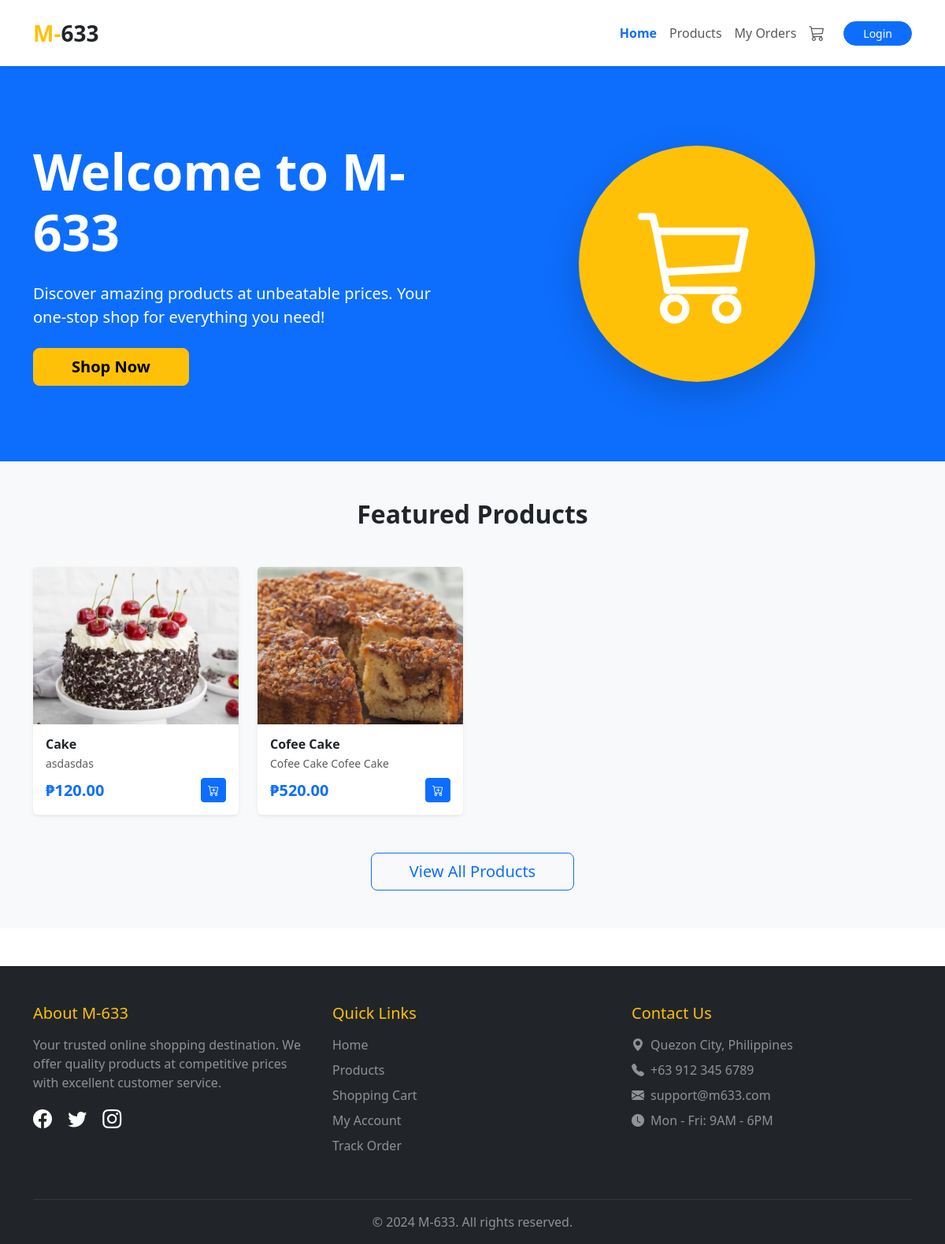
/customer/index.php, run on the app's committed database.
### tables this page shows
CREATE TABLE `products` (
  `id` int(11) NOT NULL,
  `images` text NOT NULL,
  `name` text NOT NULL,
  `description` text NOT NULL,
  `price` decimal(10,2) NOT NULL,
  `quantity` int(11) NOT NULL DEFAULT current_timestamp(),
  `selling` int(11) NOT NULL,
  `timestamp` timestamp NOT NULL DEFAULT current_timestamp() ON UPDATE current_timestamp()
);

### config/config.php (called while the page is built, shortened)
<?php
class Connection{
	private $servername = "localhost";
	private $username = "root";
	private $password = "";
	private $dbname = "m633";
	public function conn(){
		try {
		$this->dsn = "mysql:host=".$this->servername.";dbname=".$this->dbname;
		$this->pdo = new PDO($this->dsn, $this->username, $this->password);
		$this->pdo->setAttribute(PDO::ATTR_ERRMODE, PDO::ERRMODE_EXCEPTION);
		$this->pdo->setAttribute(PDO::ATTR_DEFAULT_FETCH_MODE, PDO::FETCH_ASSOC);
		$this->pdo->exec("SET time_zone = '+08:00'");
		return $this->pdo;
		} catch (Exception $e) {
			echo 'error'. $e->getmessage();
		}
	}
}
?>

### customer/index.php (the view, shortened to what this page needs)
<?php
  include '../config/config.php';
  class data extends Connection{
    public function managedata(){
?>
<!DOCTYPE html>
<html lang="en">
<?php include '../includes/header.php'; ?>
<body>
    <?php include 'navbar.php'; ?>
    <div class="bg-primary text-white py-5">
        <div class="container py-5">
            <div class="row align-items-center">
                <div class="col-lg-6 mb-4 mb-lg-0">
                    <h1 class="display-3 fw-bold mb-4">Welcome to M-633</h1>
                    <p class="lead mb-4">Discover amazing products at unbeatable prices. Your one-stop shop for everything you need!</p>
                    <a href="products.php" class="btn btn-warning btn-lg px-5 fw-semibold">Shop Now</a>
                </div>
                <div class="col-lg-6 text-center">
                    <div class="bg-warning rounded-circle d-inline-flex align-items-center justify-content-center shadow-lg" style="width: 300px; height: 300px;">
                        <i class="bi bi-cart3 text-white" style="font-size: 150px;"></i>
                    </div>
                </div>
            </div>
        </div>
    </div>
    <div class="bg-light py-5">
        <div class="container">
            <h2 class="text-center fw-bold mb-5">Featured Products</h2>
            <div class="row g-4">
                <?php
                $sql = "SELECT * FROM products WHERE quantity > 0 LIMIT 8";
                $stmt = $this->conn()->query($sql);
                while ($row = $stmt->fetch()) { ?>
                    <div class="col-lg-3 col-md-4 col-sm-6">
                        <div class="card border-0 shadow-sm h-100 product-card">
                            <div class="position-relative" style="height: 200px; overflow: hidden;">
                                <img src="../images/<?= $row['images'] ?>" class="card-img-top" style="object-fit: cover; height: 100%; width: 100%;">
                            </div>
                            <div class="card-body">
                                <h6 class="card-title fw-bold mb-1"><?= $row['name'] ?></h6>
                                <p class="text-muted small mb-2 text-truncate"><?= $row['description'] ?></p>
                                <div class="d-flex justify-content-between align-items-center">
                                    <span class="text-primary fw-bold fs-5">₱<?= number_format($row['price'], 2) ?></span>
                                    <?php if(isset($_SESSION['users_id'])): ?>
                                        <button value="<?= $row['id'] ?>" class="addtocart btn btn-sm btn-primary">
                                            <i class="bi bi-cart-plus"></i>
                                        </button>
                                    <?php else: ?>
                                        <a href="../auth/login.php" class="btn btn-sm btn-primary">
                                            <i class="bi bi-cart-plus"></i>
                                        </a>
                                    <?php endif; ?>
                                </div>
                            </div>
                        </div>
                    </div>
                <?php } ?>
            </div>
            <div class="text-center mt-5">
                <a href="products.php" class="btn btn-outline-primary btn-lg px-5">View All Products</a>
            </div>
        </div>
    </div>
    <?php include 'footer.php'; ?>
</body>
</html>
<?php } } $data = new data(); $data->managedata(); ?>

### data on the page
products: images (picture), name "Cake", description "asdasdas", price "120.00"
products: images (picture), name "Cofee Cake", description "Cofee Cake Cofee Cake", price "520.00"
